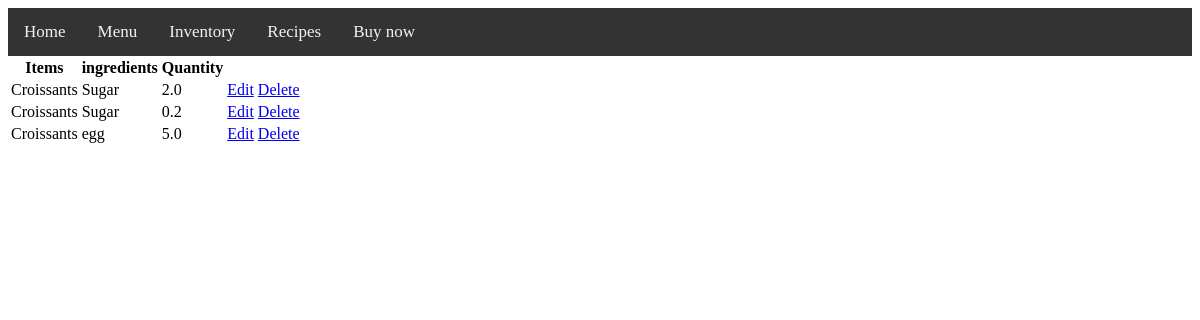
The app's page /recipes/ with its own data.
### inventory/models.py (models this page shows, shortened)
class RecipeRequirement(models.Model):
    menu_item = models.ForeignKey(MenuItem,on_delete=models.CASCADE)
    ingredient = models.ForeignKey(Ingredient,on_delete=models.CASCADE)
    quantity = models.FloatField()

class MenuItem(models.Model):
    title = models.CharField(max_length=50)
    price = models.DecimalField(max_digits=5, decimal_places=2)
    def __str__(self):
        return self.title

class Ingredient(models.Model):
    name = models.CharField(max_length=50)
    quantity = models.IntegerField()
    unit = models.CharField(max_length=10)
    unit_price = models.DecimalField(max_digits=5, decimal_places=2)
    def __str__(self):
        return self.name

### inventory/views.py (the view)
# urls.py: path('recipes/', views.RecipeView.as_view(), name ='recipelist'),
class RecipeView(ListView):
    model = RecipeRequirement
    template_name = "inventory/recipes.html"

### inventory/templates/inventory/recipes.html
{% extends 'inventory/base.html' %}
{% load static %}
{% block head %}
 <link rel="stylesheet" href="{% static 'inventory/style.css' %}">
{% endblock %}
{% block content %}
<table>
    <thead>
      <tr>
        <th> Items </th>
        <th> ingredients </th>
        <th> Quantity </th>
      </tr>
    </thead>
    <tbody>
    {% for obj in object_list %}
      <tr>
        <td>{{obj.menu_item}}</td>
        <td>{{obj.ingredient}}</td>
        <td>{{obj.quantity}}</td>
          <td><a href="{% url 'updaterecipe'  obj.id %}" >Edit </a></td>
        <td><a href="{% url 'deleterecipe'  obj.id %}" >Delete </a></td>
      </tr>
     {% endfor %}
    </tbody>
 </table>
{% endblock %}

### records on screen
RecipeRequirement: menu_item "Croissants", ingredient "Sugar", quantity "2.0"
RecipeRequirement: menu_item "Croissants", ingredient "Sugar", quantity "0.2"
RecipeRequirement: menu_item "Croissants", ingredient "egg", quantity "5.0"
